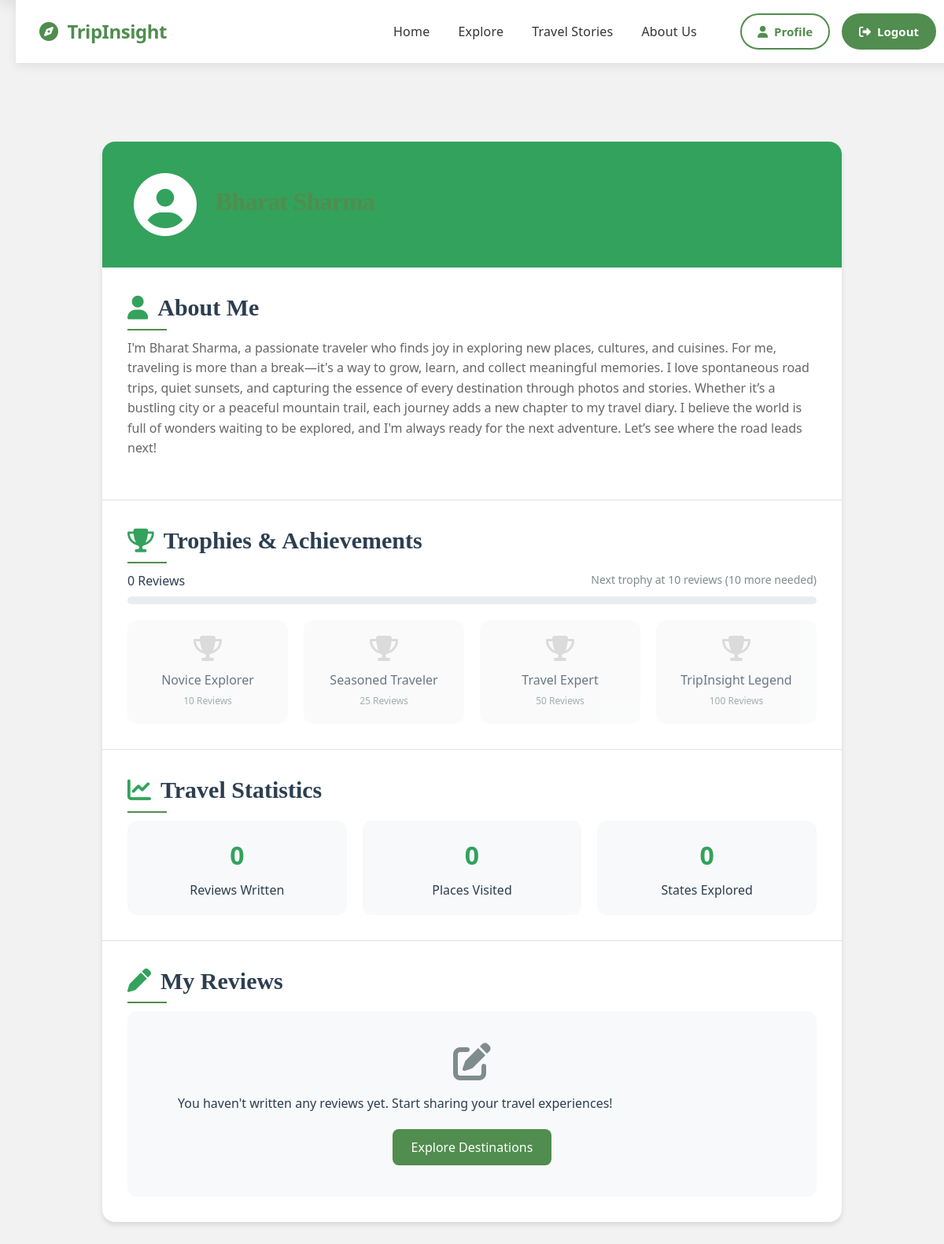
The app's page /profile/ (signed in), older data.
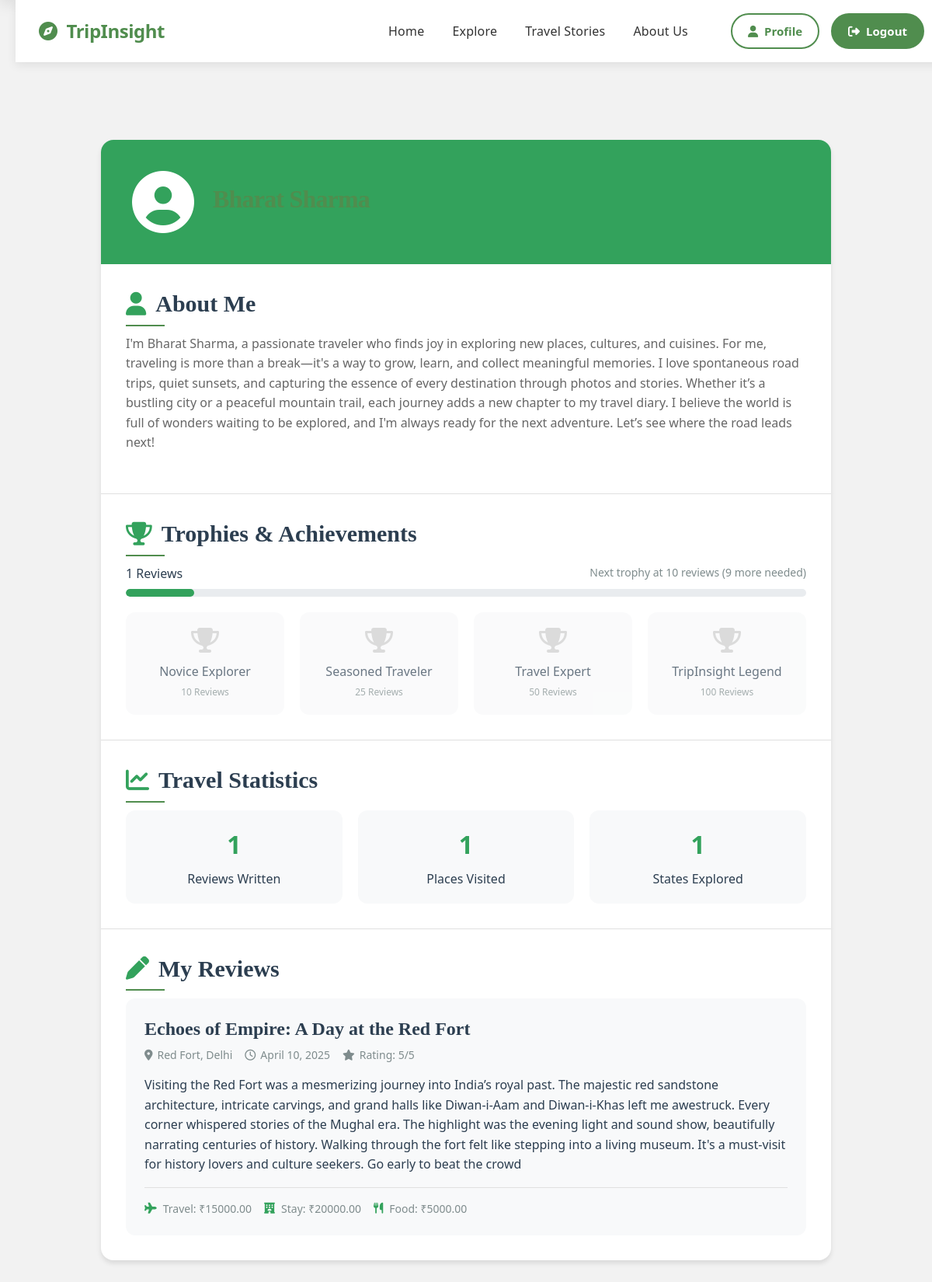
The same page, newer data.
### app/models.py (models this page shows, shortened)
class TripReview(models.Model):
    TRAVEL_MEDIUM_CHOICES = [
        ('flight', 'Flight'),
        ('train', 'Train'),
        ('bus', 'Bus'),
        ('car', 'Car'),
        ('ship', 'Ship'),
    ]
    user = models.ForeignKey(User, on_delete=models.CASCADE, null=True, blank=True)
    place = models.ForeignKey(PlaceMode, on_delete=models.CASCADE, null=True, blank=True)
    title = models.CharField(max_length=255, null=True, blank=True)
    description = models.TextField(null=True, blank=True)
    travel_medium = models.CharField(max_length=10, choices=TRAVEL_MEDIUM_CHOICES, null=True, blank=True)
    travel_cost = models.DecimalField(max_digits=10, decimal_places=2, null=True, blank=True)
    accommodation_cost = models.DecimalField(max_digits=10, decimal_places=2, null=True, blank=True)
    food_cost = models.DecimalField(max_digits=10, decimal_places=2, null=True, blank=True)
    created_at = models.DateTimeField(auto_now_add=True)
    no_of_people = models.IntegerField(null=True, blank=True)
    rating = models.IntegerField(null=True, blank=True)

class PlaceMode(models.Model):
    place_id = models.IntegerField(null=True, blank=True)
    Name = models.CharField(max_length=200, null=True, blank=True)
    City = models.CharField(max_length=200, blank=True, null=True)
    Zone = models.CharField(max_length=200, blank=True, null=True)
    Type = models.CharField(max_length=200, blank=True, null=True)
    State = models.CharField(max_length=200, null=True, blank=True)
    Description = models.TextField(max_length=1000, null=True, blank=True)  # Changed to TextField for better handling of long text
    Year = models.CharField(max_length=200, null=True, blank=True)
    Time_needed = models.CharField(max_length=200, null=True, blank=True)
    Google_rating = models.CharField(max_length=200, null=True, blank=True)
    Significance = models.CharField(max_length=200, null=True, blank=True)
    Best_time_to_visit = models.CharField(max_length=200, null=True, blank=True)
    Fees = models.CharField(max_length=200, null=True, blank=True)
    Image_url = models.URLField(max_length=30000, null=True, blank=True)
    map_url = models.TextField(null=True, blank=True, db_column="map_url")

### app/views.py (the view)
# urls.py: path('profile/', views.profile, name="profile"),
def profile(request):
    if not request.user.is_authenticated:
        messages.error(request, "Please login to view your profile")
        return redirect("/login")
    if not Profile.objects.filter(user=request.user).exists():
        messages.info(request, "Please complete your profile to get personalized recommendations.")
        return redirect("/create-profile")
    profile = Profile.objects.get(user=request.user)
    reviews = TripReview.objects.filter(user=request.user).order_by('-created_at')
    review_count = reviews.count()
    profile.update_trophies()
    trophy_progress = {
        'current_trophies': profile.trophies,
        'total_reviews': review_count,
        'next_milestone': 10 if review_count < 10 else 25 if review_count < 25 else 50 if review_count < 50 else 100 if review_count < 100 else None,
        'reviews_needed': 10 - review_count if review_count < 10 else 25 - review_count if review_count < 25 else 50 - review_count if review_count < 50 else 100 - review_count if review_count < 100 else 0,
        'progress_percentage': min(100, (review_count / 10) * 100) if review_count < 10 else
                              min(100, ((review_count - 10) / 15) * 100) if review_count < 25 else
                              min(100, ((review_count - 25) / 25) * 100) if review_count < 50 else
                              min(100, ((review_count - 50) / 50) * 100) if review_count < 100 else 100
    }
    reviewed_places = PlaceMode.objects.filter(id__in=reviews.values_list('place_id', flat=True)).distinct()
    visited_states = reviewed_places.values_list('State', flat=True).distinct()
    return render(request, "profilepage.html", {
        "profile": profile,
        "reviews": reviews,
        "count": review_count,
        "trophy_progress": trophy_progress,
        "reviewed_places": reviewed_places,
        "visited_states": visited_states,
        "messages": messages.get_messages(request)
    })

### app/models.py (called while the page is built)
    def update_trophies(self):
        from django.db.models import Count
        if not self.user:
            return
        review_count = TripReview.objects.filter(user=self.user).count()
        if review_count >= 100:
            self.trophies = 4
        elif review_count >= 50:
            self.trophies = 3
        elif review_count >= 25:
            self.trophies = 2
        elif review_count >= 10:
            self.trophies = 1
        else:
            self.trophies = 0
        self.save()

### templates/profilepage.html (shortened to what the changed rows need)
{% load custom_filters %}
<!DOCTYPE html>
<html lang="en">
  <head>
    {% load static %}
    <link rel="stylesheet" href="{% static 'css/theme.css' %}" />
    <link rel="stylesheet" href="{% static 'css/navbar.css' %}" />
    <link rel="stylesheet" href="{% static 'css/transitions.css' %}" />
    <link
      rel="stylesheet"
      href="https://cdnjs.cloudflare.com/ajax/libs/font-awesome/6.4.2/css/all.min.css"
    />
  </head>
  <body>
    <div class="container" style="margin-top: 100px;">
      <div class="profile-card">
        <div class="profile-header">
          <div class="profile-info">
            <h1>{{profile.user.username}}</h1>
          </div>
        </div>
        <div class="profile-section">
          <h2><i class="fa-solid fa-user"></i> About Me</h2>
        </div>
        <div class="profile-section">
          <h2><i class="fa-solid fa-trophy"></i> Trophies & Achievements</h2>
          <div class="trophy-progress">
            <div class="progress-info">
              <span class="progress-label">{{ trophy_progress.total_reviews }} Reviews</span>
              {% if trophy_progress.next_milestone %}
                <span class="progress-target">Next trophy at {{ trophy_progress.next_milestone }} reviews ({{ trophy_progress.reviews_needed }} more needed)</span>
              {% else %}
                <span class="progress-target">All trophies earned! You're a TripInsight legend!</span>
              {% endif %}
            </div>
            <div class="progress-bar-container">
              <div class="progress-bar" style="width: {{ trophy_progress.progress_percentage }}%"></div>
            </div>
          </div>
        </div>
        <div class="profile-section">
          <h2><i class="fa-solid fa-chart-line"></i> Travel Statistics</h2>
          <div class="stats-grid">
            <div class="stat-card">
              <div class="stat-value">{{ count }}</div>
              <div class="stat-label">Reviews Written</div>
            </div>
            <div class="stat-card">
              <div class="stat-value">{{ reviewed_places|length }}</div>
              <div class="stat-label">Places Visited</div>
            </div>
            <div class="stat-card">
              <div class="stat-value">{{ visited_states|length }}</div>
              <div class="stat-label">States Explored</div>
            </div>
          </div>
        </div>
        <div class="profile-section">
          <h2><i class="fa-solid fa-pen"></i> My Reviews</h2>
          {% if reviews %}
          <div class="reviews-list">
            {% for review in reviews %}
            <div class="review-card">
              <div class="review-header">
                <h3>{{ review.title }}</h3>
                <div class="review-meta">
                  <span><i class="fa-solid fa-map-marker-alt"></i> {{ review.place.Name }}, {{ review.place.State }}</span>
                  <span><i class="fa-regular fa-clock"></i>
                    {% if review.created_at %}
                      {{ review.created_at|date:"F j, Y" }}
                    {% else %}
                      Recent
                    {% endif %}
                  </span>
                  {% if review.rating %}
                  <span><i class="fa-solid fa-star"></i> Rating: {{ review.rating }}/5</span>
                  {% endif %}
                </div>
              </div>
              <p style="white-space: pre-wrap; line-height: 1.6; max-width: 100%; word-wrap: break-word;">{{ review.description }}</p>
              <div class="review-stats">
                <span><i class="fa-solid fa-plane"></i> Travel: ₹{{ review.travel_cost }}</span>
                <span><i class="fa-solid fa-hotel"></i> Stay: ₹{{ review.accommodation_cost }}</span>
                <span><i class="fa-solid fa-utensils"></i> Food: ₹{{ review.food_cost }}</span>
              </div>
            </div>
            {% endfor %}
          </div>
          {% else %}
          <div class="empty-state">
            <i class="fa-solid fa-pen-to-square"></i>
            <p>You haven't written any reviews yet. Start sharing your travel experiences!</p>
            <a href="/explore" class="btn btn-primary">Explore Destinations</a>
          </div>
          {% endif %}
        </div>
      </div>
    </div>
  </body>
</html>

Row changes from the older to the newer data that the page shows:
added TripReview: title "Echoes of Empire: A Day at the Red Fort", place.Name "Red Fort", place.State "Delhi", created_at "April 10, 2025", rating "5", description "Visiting the Red Fort was a mesmerizing journey into India’s royal past. The majestic red sandstone architecture, intricate carvings, and grand halls like Diwan-i-Aam and Diwan-i-Khas left me awestruck. Every corner whispered stories of the Mughal era. The highlight was the evening light and sound show, beautifully narrating centuries of history. Walking through the fort felt like stepping into a living museum. It's a must-visit for history lovers and culture seekers. Go early to beat the crowd", travel_cost "15000.00", accommodation_cost "20000.00", food_cost "5000.00"
Text that changed along with them:
{{ trophy_progress.total_reviews }}: "0" → "1"
{{ trophy_progress.reviews_needed }}: "10" → "9"
{{ count }}: "0" → "1"
{{ reviewed_places|length }}: "0" → "1"
{{ visited_states|length }}: "0" → "1"
text no longer shown: "You haven't written any reviews yet. Start sharing your travel experiences! Explore Destinations"
